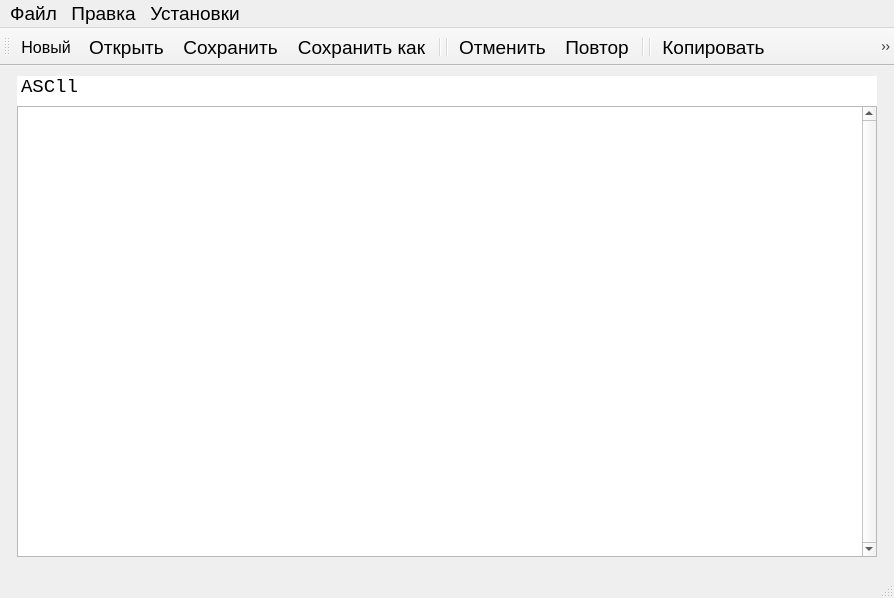
<?xml version="1.0" encoding="UTF-8"?>
<ui version="4.0">
 <class>MainWindow</class>
 <widget class="QMainWindow" name="MainWindow">
  <property name="geometry">
   <rect>
    <x>0</x>
    <y>0</y>
    <width>894</width>
    <height>598</height>
   </rect>
  </property>
  <property name="font">
   <font>
    <pointsize>14</pointsize>
   </font>
  </property>
  <property name="windowTitle">
   <string>HexEdit</string>
  </property>
  <widget class="QWidget" name="centralwidget">
   <widget class="QPlainTextEdit" name="plainTextEdit">
    <property name="geometry">
     <rect>
      <x>17</x>
      <y>10</y>
      <width>860</width>
      <height>30</height>
     </rect>
    </property>
    <property name="font">
     <font>
      <family>Consolas</family>
      <pointsize>14</pointsize>
     </font>
    </property>
    <property name="frameShape">
     <enum>QFrame::NoFrame</enum>
    </property>
    <property name="verticalScrollBarPolicy">
     <enum>Qt::ScrollBarAlwaysOff</enum>
    </property>
    <property name="readOnly">
     <bool>true</bool>
    </property>
    <property name="plainText">
     <string>   OFFSET    00 01 02 03 04 05 06 07 08 09 0A 0B 0C 0D 0E 0F  CRC       ASCll</string>
    </property>
   </widget>
   <widget class="QPlainTextEdit" name="browser">
    <property name="geometry">
     <rect>
      <x>17</x>
      <y>40</y>
      <width>860</width>
      <height>451</height>
     </rect>
    </property>
    <property name="font">
     <font>
      <family>Consolas</family>
      <pointsize>14</pointsize>
     </font>
    </property>
    <property name="verticalScrollBarPolicy">
     <enum>Qt::ScrollBarAlwaysOn</enum>
    </property>
   </widget>
  </widget>
  <widget class="QMenuBar" name="menubar">
   <property name="geometry">
    <rect>
     <x>0</x>
     <y>0</y>
     <width>894</width>
     <height>31</height>
    </rect>
   </property>
   <property name="font">
    <font>
     <pointsize>14</pointsize>
    </font>
   </property>
   <widget class="QMenu" name="menuFile">
    <property name="font">
     <font>
      <pointsize>12</pointsize>
     </font>
    </property>
    <property name="title">
     <string>Файл</string>
    </property>
    <addaction name="actionNew"/>
    <addaction name="actionOpen"/>
    <addaction name="actionSave"/>
    <addaction name="actionSave_as"/>
    <addaction name="separator"/>
    <addaction name="actionExit"/>
   </widget>
   <widget class="QMenu" name="menuEdit">
    <property name="font">
     <font>
      <pointsize>12</pointsize>
     </font>
    </property>
    <property name="cursor">
     <cursorShape>ArrowCursor</cursorShape>
    </property>
    <property name="title">
     <string>Правка</string>
    </property>
    <addaction name="actionUndo"/>
    <addaction name="actionRedo"/>
    <addaction name="separator"/>
    <addaction name="actionCut"/>
    <addaction name="actionCopy"/>
    <addaction name="actionPaste"/>
    <addaction name="separator"/>
   </widget>
   <widget class="QMenu" name="menuSetup">
    <property name="font">
     <font>
      <pointsize>12</pointsize>
     </font>
    </property>
    <property name="title">
     <string>Установки</string>
    </property>
    <addaction name="actionFont"/>
   </widget>
   <addaction name="menuFile"/>
   <addaction name="menuEdit"/>
   <addaction name="menuSetup"/>
  </widget>
  <widget class="QToolBar" name="toolBar">
   <property name="windowTitle">
    <string>toolBar</string>
   </property>
   <attribute name="toolBarArea">
    <enum>TopToolBarArea</enum>
   </attribute>
   <attribute name="toolBarBreak">
    <bool>false</bool>
   </attribute>
   <addaction name="actionNew"/>
   <addaction name="actionOpen"/>
   <addaction name="actionSave"/>
   <addaction name="actionSave_as"/>
   <addaction name="separator"/>
   <addaction name="separator"/>
   <addaction name="actionUndo"/>
   <addaction name="actionRedo"/>
   <addaction name="separator"/>
   <addaction name="separator"/>
   <addaction name="actionCopy"/>
   <addaction name="actionCut"/>
   <addaction name="actionPaste"/>
   <addaction name="separator"/>
   <addaction name="separator"/>
   <addaction name="actionFont"/>
   <addaction name="separator"/>
  </widget>
  <widget class="QStatusBar" name="statusBar"/>
  <action name="actionNew">
   <property name="icon">
    <iconset resource="mainwindow.qrc">
     <normaloff>:/images/new.png</normaloff>:/images/new.png</iconset>
   </property>
   <property name="text">
    <string>Новый</string>
   </property>
   <property name="font">
    <font>
     <pointsize>12</pointsize>
    </font>
   </property>
   <property name="shortcut">
    <string>Ctrl+N</string>
   </property>
  </action>
  <action name="actionOpen">
   <property name="icon">
    <iconset resource="mainwindow.qrc">
     <normaloff>:/images/open.png</normaloff>:/images/open.png</iconset>
   </property>
   <property name="text">
    <string>Открыть</string>
   </property>
   <property name="shortcut">
    <string>Ctrl+O</string>
   </property>
  </action>
  <action name="actionSave">
   <property name="icon">
    <iconset resource="mainwindow.qrc">
     <normaloff>:/images/save.png</normaloff>:/images/save.png</iconset>
   </property>
   <property name="text">
    <string>Сохранить</string>
   </property>
  </action>
  <action name="actionSave_as">
   <property name="icon">
    <iconset resource="mainwindow.qrc">
     <normaloff>:/images/save_as.png</normaloff>:/images/save_as.png</iconset>
   </property>
   <property name="text">
    <string>Сохранить как...</string>
   </property>
  </action>
  <action name="actionExit">
   <property name="icon">
    <iconset resource="mainwindow.qrc">
     <normaloff>:/images/exit.png</normaloff>:/images/exit.png</iconset>
   </property>
   <property name="text">
    <string>Выход</string>
   </property>
  </action>
  <action name="actionCut">
   <property name="icon">
    <iconset resource="mainwindow.qrc">
     <normaloff>:/images/cut.png</normaloff>:/images/cut.png</iconset>
   </property>
   <property name="text">
    <string>Вырезать</string>
   </property>
  </action>
  <action name="actionCopy">
   <property name="icon">
    <iconset resource="mainwindow.qrc">
     <normaloff>:/images/copy.png</normaloff>:/images/copy.png</iconset>
   </property>
   <property name="text">
    <string>Копировать</string>
   </property>
  </action>
  <action name="actionPaste">
   <property name="icon">
    <iconset resource="mainwindow.qrc">
     <normaloff>:/images/paste.png</normaloff>:/images/paste.png</iconset>
   </property>
   <property name="text">
    <string>Вставить</string>
   </property>
  </action>
  <action name="actionUndo">
   <property name="icon">
    <iconset resource="mainwindow.qrc">
     <normaloff>:/images/edit_undo.png</normaloff>:/images/edit_undo.png</iconset>
   </property>
   <property name="text">
    <string>Отменить</string>
   </property>
  </action>
  <action name="actionRedo">
   <property name="icon">
    <iconset resource="mainwindow.qrc">
     <normaloff>:/images/edit_redo.png</normaloff>:/images/edit_redo.png</iconset>
   </property>
   <property name="text">
    <string>Повтор</string>
   </property>
  </action>
  <action name="actionFont">
   <property name="icon">
    <iconset resource="mainwindow.qrc">
     <normaloff>:/images/font.png</normaloff>:/images/font.png</iconset>
   </property>
   <property name="text">
    <string>Шрифт</string>
   </property>
   <property name="font">
    <font>
     <pointsize>12</pointsize>
    </font>
   </property>
  </action>
 </widget>
 <resources>
  <include location="mainwindow.qrc"/>
 </resources>
 <connections/>
</ui>
